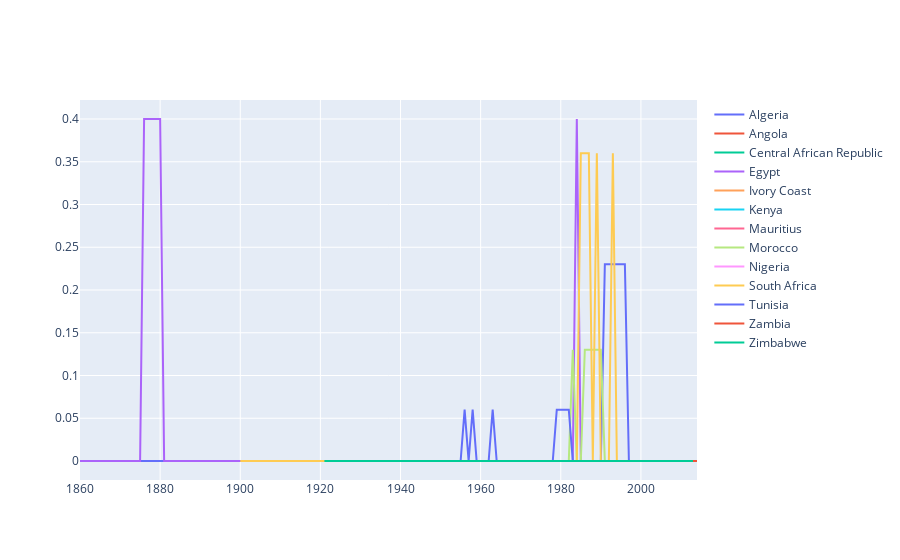

Notebook cell for this chart:
### Markdown cell above
##### Gpd_weighted timeplot

### Code cell
#Use plotly for interactive graphs
#Double click on country name to separate it from the rest
fig = go.Figure()
for country, details in df.groupby('country'):
    fig.add_scatter(x=details.year,y=details.gdp_weighted_default,name=country,mode='lines')
iplot(fig)
